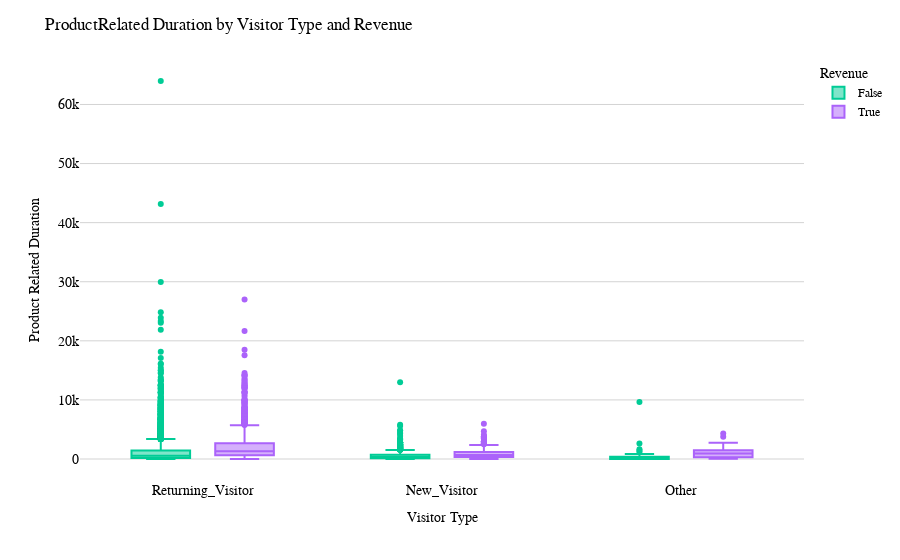

The notebook cell this image was saved under:
### Code cell
import plotly.express as px

# Define the color map to use specific colors for true and false values.
color_map = {"False": 'darkblue', 
             "True": 'lightgrey'}   

# Create the box plot
fig = px.box(shopperintents_df, x='VisitorType', y='ProductRelated_Duration', color='Revenue',
             color_discrete_map=color_map)
fig.update_traces(quartilemethod="inclusive")  # or "inclusive", or "linear" by default
fig.update_layout({
    'plot_bgcolor': 'rgba(0,0,0,0)',  
    'paper_bgcolor': 'rgba(0,0,0,0)', 
    'showlegend': True,})

fig.update_xaxes(showgrid=False, zeroline=False)  
fig.update_yaxes(showgrid=True, gridwidth=1, gridcolor='lightgrey', zeroline=False) 

# Remove axis ticks and labels if they do not add to the understanding of the plot
fig.update_xaxes(tickfont=dict(family='Rockwell', color='black', size=14))
fig.update_yaxes(tickfont=dict(family='Rockwell', color='black', size=14))
fig.update_layout(title='ProductRelated Duration by Visitor Type and Revenue',
                  xaxis_title='Visitor Type',
                  yaxis_title='Product Related Duration',
                  font=dict(family="Sans-serif", size=12, color="black"))
fig.show()

### Figure 1 — Plotly figure (JSON) as saved in the notebook; plotly's stock layout.template omitted (floating-point values rounded to 4 significant figures; data arrays with more than 128 entries replaced by an {"elided": "..."} marker saying what was removed)
{"data": [{"alignmentgroup": "True", "hovertemplate": "Revenue=False<br>VisitorType=%{x}<br>ProductRelated_Duration=%{y}<extra></extra>", "legendgroup": "False", "marker": {"color": "#00cc96"}, "name": "False", "notched": false, "offsetgroup": "False", "orientation": "v", "quartilemethod": "inclusive", "showlegend": true, "type": "box", "x": {"elided": "10422 str values"}, "x0": " ", "xaxis": "x", "y": {"elided": "10422 float values"}, "y0": " ", "yaxis": "y"}, {"alignmentgroup": "True", "hovertemplate": "Revenue=True<br>VisitorType=%{x}<br>ProductRelated_Duration=%{y}<extra></extra>", "legendgroup": "True", "marker": {"color": "#ab63fa"}, "name": "True", "notched": false, "offsetgroup": "True", "orientation": "v", "quartilemethod": "inclusive", "showlegend": true, "type": "box", "x": {"elided": "1908 str values"}, "x0": " ", "xaxis": "x", "y": {"elided": "1908 float values"}, "y0": " ", "yaxis": "y"}], "layout": {"boxmode": "group", "font": {"color": "black", "family": "Sans-serif", "size": 12}, "legend": {"title": {"text": "Revenue"}, "tracegroupgap": 0}, "margin": {"t": 60}, "paper_bgcolor": "rgba(0,0,0,0)", "plot_bgcolor": "rgba(0,0,0,0)", "showlegend": true, "title": {"text": "ProductRelated Duration by Visitor Type and Revenue"}, "xaxis": {"anchor": "y", "domain": [0, 1], "showgrid": false, "tickfont": {"color": "black", "family": "Rockwell", "size": 14}, "title": {"text": "Visitor Type"}, "zeroline": false}, "yaxis": {"anchor": "x", "domain": [0, 1], "gridcolor": "lightgrey", "gridwidth": 1, "showgrid": true, "tickfont": {"color": "black", "family": "Rockwell", "size": 14}, "title": {"text": "Product Related Duration"}, "zeroline": false}}}
